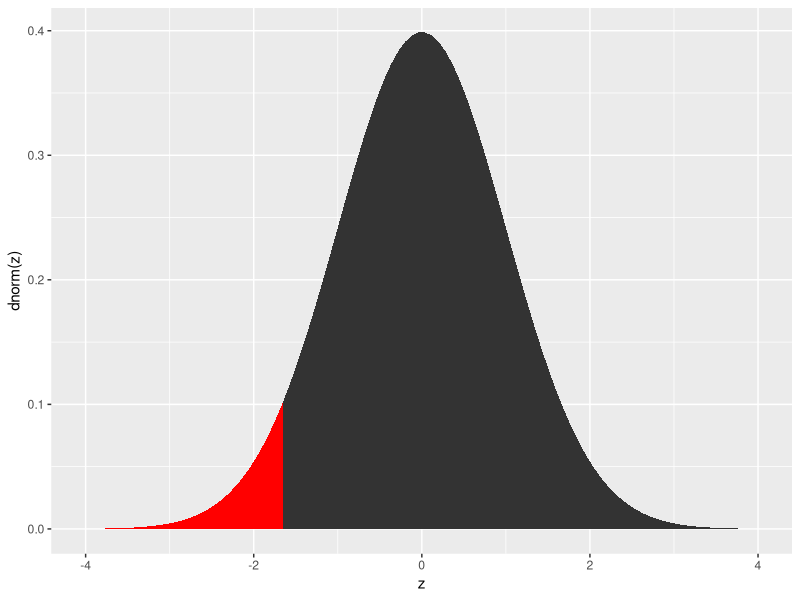
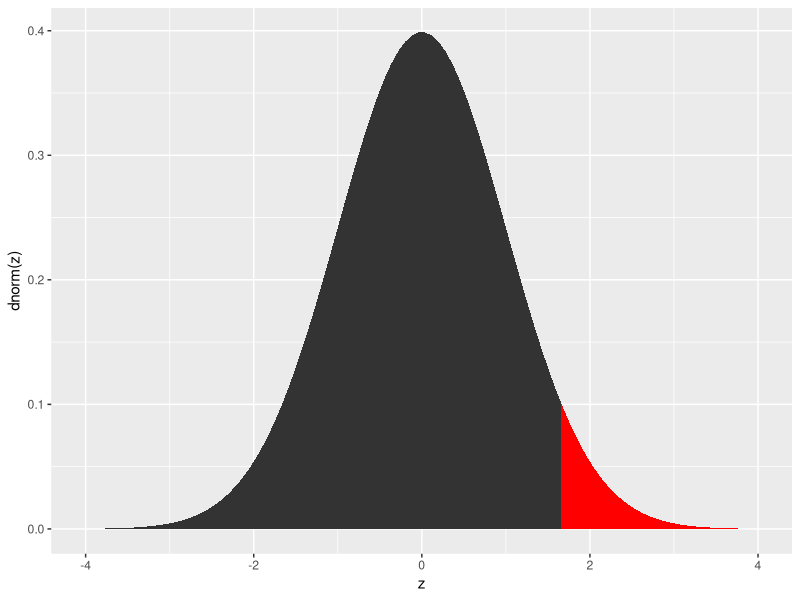
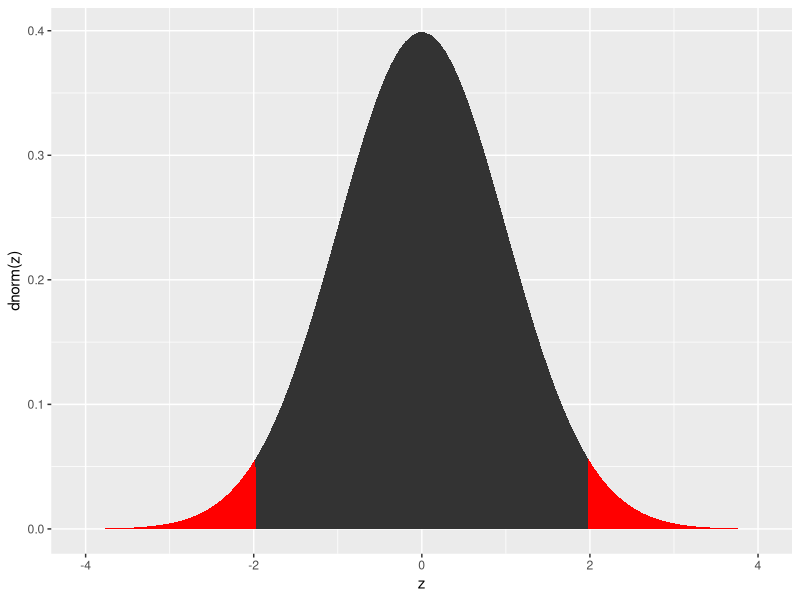

Write R code to recreate these figures, in order.
library(ggplot2)
df <- data.frame(z = seq(-4, 4, length = 100))

base <- qplot(z, dnorm(z), data = df, geom = "area")

base + geom_area(data = subset(df, z < qnorm(0.05)), fill = "red")
base + geom_area(data = subset(df, z > qnorm(0.95)), fill = "red")
base + geom_area(aes(group = sign(z)),
 data = subset(df, abs(z) > qnorm(1 - 0.05 / 2)), fill = "red")